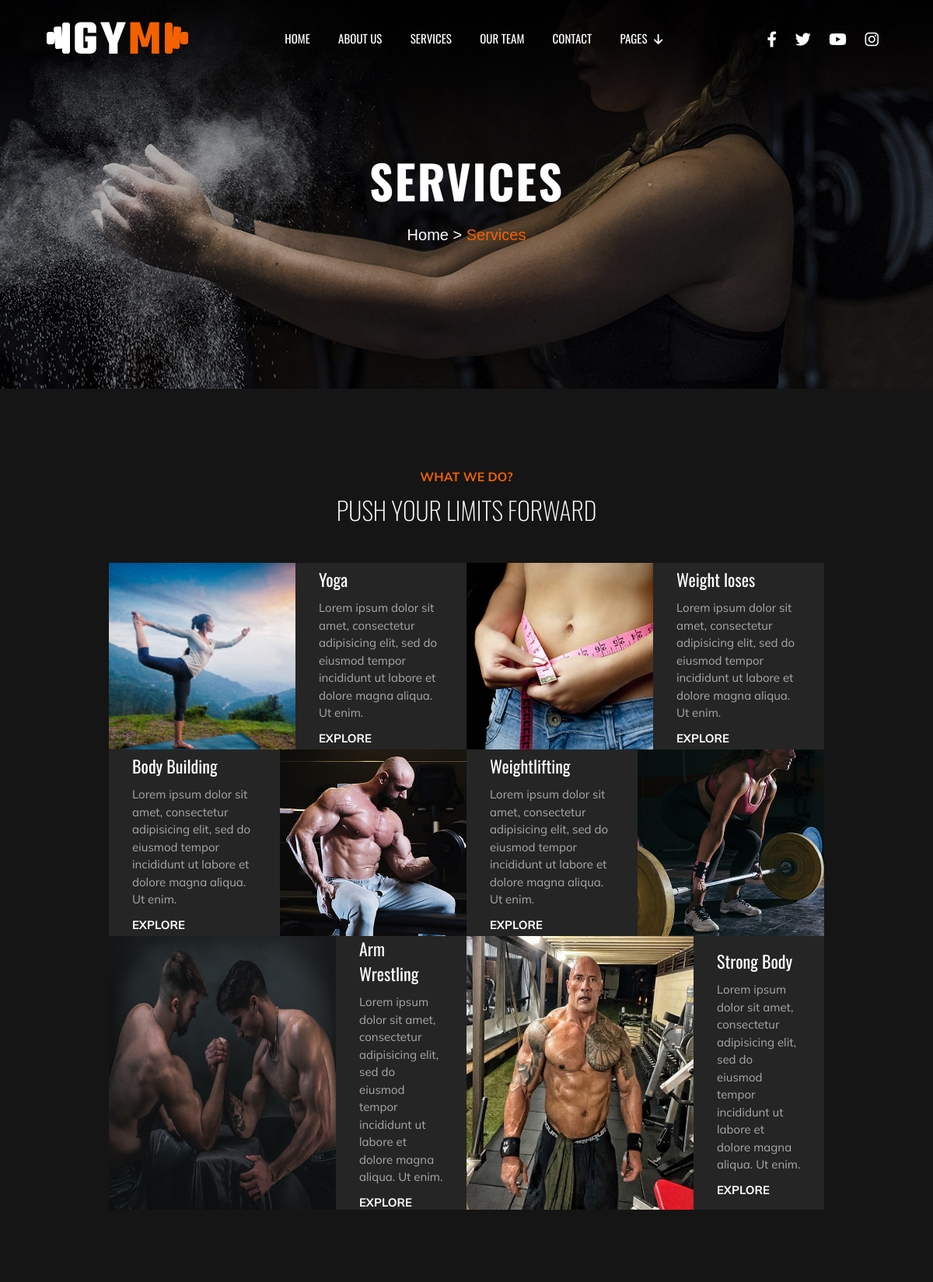
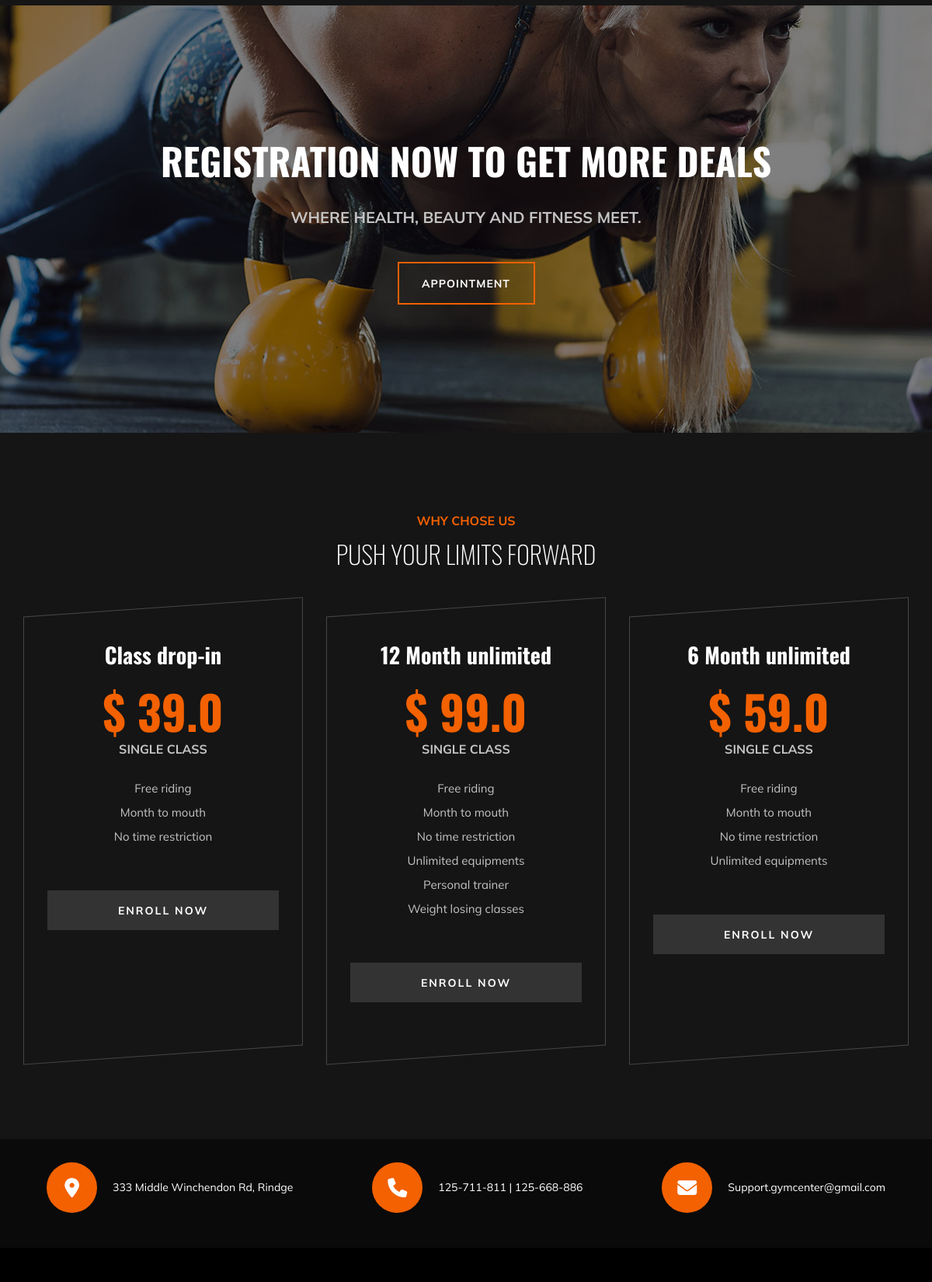
/services (upper part), run on the app's committed database (2 pictures, top to bottom).
### main/models.py (models this page shows, shortened)
class Header(models.Model):
    img = models.ImageField('Logo', upload_to='images')
    path1 = models.CharField('Path 1', max_length=50)
    path2 = models.CharField('Path 2', max_length=50)
    path3 = models.CharField('Path 3', max_length=50)
    path4 = models.CharField('Path 4', max_length=50)
    path5 = models.CharField('Path 5', max_length=50)
    path6 = models.CharField('Path 6', max_length=50)
    sub_path1 = models.CharField('Sub Path 1', max_length=50)
    sub_path2 = models.CharField('Sub Path 2', max_length=50)
    sub_path3 = models.CharField('Sub Path 3', max_length=50)
    social1 = models.CharField('Social 1', max_length=50)
    social2 = models.CharField('Social 2', max_length=50)
    social3 = models.CharField('Social 3', max_length=50)
    social4 = models.CharField('Social 4', max_length=50)
    social_link1 = models.URLField('Social Link 1')
    social_link2 = models.URLField('Social Link 2')
    social_link3 = models.URLField('Social Link 3')
    social_link4 = models.URLField('Social Link 4')
    class Meta:
        verbose_name = 'Header'
        verbose_name_plural = 'Header'

class Servicespage(models.Model):
    doc_title = models.CharField('Document Title', max_length=50)
    background = models.ImageField('Backgorund', upload_to='images')
    title = models.CharField('Title', max_length=50)
    path1 = models.CharField('Path 1', max_length=30)
    path2 = models.CharField('Path 2', max_length=30)
    class Meta:
        verbose_name = 'Servicespage'
        verbose_name_plural = 'Servicespage'

class Title(models.Model):
    colored_title1 = models.CharField('Colored Title 1', max_length=50)
    title1 = models.CharField('Title 1', max_length=50)
    colored_title2 = models.CharField('Colored Title 2', max_length=50)
    title2 = models.CharField('Title 2', max_length=50)
    colored_title3 = models.CharField('Colored Title 3', max_length=50)
    title3 = models.CharField('Title 3', max_length=50)
    colored_title4 = models.CharField('Colored Title 4', max_length=50)
    title4 = models.CharField('Title 4', max_length=50)
    colored_title5 = models.CharField('Colored Title 5', max_length=50)
    title5 = models.CharField('Title 5', max_length=50)
    colored_title6 = models.CharField('Colored Title 6', max_length=50)
    title6 = models.CharField('Title 6', max_length=50)
    colored_title7 = models.CharField('Colored Title 7', max_length=50)
    title7 = models.CharField('Title 7', max_length=50)
    colored_title8 = models.CharField('Colored Title 8', max_length=50)
    title8 = models.CharField('Title 8', max_length=50)
    colored_title9 = models.CharField('Colored Title 9', max_length=50)
    title9 = models.CharField('Title 9', max_length=50)

class Services(models.Model):
    trainer = models.ForeignKey('Team', on_delete=models.CASCADE)
    img = models.ImageField('Image', upload_to='images')
    title = models.CharField('Title', max_length=50)
    text = models.TextField('Text')
    btn_name = models.CharField('Button Name', max_length=40)
    to_check = models.BooleanField('Check Position', blank=True)
    text2 = models.TextField('Text 2')
    slug = models.SlugField('Slug', unique=True, blank=True)
    class Meta:
        verbose_name = 'Services'
        verbose_name_plural = 'Services'

class Appointment(models.Model):
    background = models.ImageField('Background', upload_to='images')
    title = models.CharField('Title', max_length=50)
    subtitle = models.CharField('Subtitle', max_length=60)
    btn_name = models.CharField('Button Name', max_length=40)
    class Meta:
        verbose_name = 'Appointment'
        verbose_name_plural = 'Appointment'

class Pricing(models.Model):
    title = models.CharField('Title', max_length=50)
    price = models.CharField('Price', max_length=20)
    subtitle = models.CharField('Subtitle', max_length=50)
    offer1 = models.CharField('Offer 1', max_length=50, blank=True)
    offer2 = models.CharField('Offer 2', max_length=50, blank=True)
    offer3 = models.CharField('Offer 3', max_length=50, blank=True)
    offer4 = models.CharField('Offer 4', max_length=50, blank=True)
    offer5 = models.CharField('Offer 5', max_length=50, blank=True)
    offer6 = models.CharField('Offer 6', max_length=50, blank=True)
    btn_name = models.CharField('Button Name', max_length=40)

class FooterContent(models.Model):
    icon = models.CharField('Icon', max_length=50)
    info = models.CharField('Info', max_length=200)
    class Meta:
        verbose_name = 'Footer Content'
        verbose_name_plural = 'Footer Content'

### main/views.py (the view)
# urls.py: path('services', views.services, name='services'),
def services(request):
    servicespage = Servicespage.objects.all()[0]
    return render(request, 'services.html', context={
        'header':double_content()[0],
        'footer_content':double_content()[1],
        'footer':double_content()[2],
        'titles':double_content()[3],
        'appointment':double_content()[4],
        'pricing':double_content()[5],
        'servicespage':servicespage,
        'services_content':double_content()[8],
        'random_class':double_content()[9]
    })

### main/views.py (called while the page is built)
def double_content():
    header = Header.objects.all()[0]
    footer_content = FooterContent.objects.all()
    footer = Footer.objects.all()[0]
    titles = Title.objects.all()[0]
    reason = Reason.objects.all()
    appointment = Appointment.objects.all()[0]
    pricing = Pricing.objects.all()
    team = Team.objects.all()
    services_content = Services.objects.all()
    random_class = choice(Services.objects.all())
    return [header, footer_content, footer, titles, appointment, pricing, reason, team, services_content, random_class]

### main/templates/services.html (shortened to what this page needs)
{% extends 'base.html' %}
    {% block body %}
    <div style="background-image: url({{ servicespage.background.url }});" class="page_title">
        <h1>{{ servicespage.title }}</h1>
        <p>{{ servicespage.path1 }} > <span>{{ servicespage.path2 }}</span></p>
    </div>
    <div class="services">
        <div class="title">
            <span>{{ titles.colored_title6 }}</span>
            <h2>{{ titles.title6 }}</h2>
        </div>
        <div class="services_container">
            {% for i in services_content %}
                <div style="{% if i.to_check %}flex-direction: row-reverse;{% endif %}" class="services_content">
                    <img src="{{ i.img.url }}" alt="">
                    <div>
                        <h4>{{ i.title }}</h4>
                        <p>{{ i.text }}</p>
                        <a href="{% url 'classes' i.slug %}">{{ i.btn_name }}</a>
                    </div>
                </div>
            {% endfor %}
        </div>
    </div>
    {% include 'inc/_appointment.html' %}
    {% include 'inc/_pricing.html' %}
    {% endblock %}

### main/templates/base.html (shortened to what this page needs)
{% load static %}
<!DOCTYPE html>
<html lang="en">
<head>
    <link rel="stylesheet" href="{% static 'css/icon.css' %}">
    <link rel="stylesheet" href="{% static 'css/style.css' %}">
    <link rel="stylesheet" href="https://cdn.jsdelivr.net/npm/swiper@10/swiper-bundle.min.css" />
</head>
<body>
    <header>
        <div class='header_container'>
            <img width='182px' height='41px' src="{{ header.img.url }}" alt="" />
            <ul class="list">
                <li><a href="{% url 'index' %}">{{ header.path1 }}</a></li>
                <li><a href="{% url 'about' %}">{{ header.path2 }}</a></li>
                <li><a href="{% url 'services' %}">{{ header.path3 }}</a></li>
                <li><a href="{% url 'team' %}">{{ header.path4 }}</a></li>
                <li><a href="{% url 'contact' %}">{{ header.path5 }}</a></li>
                <li onclick="dropdown()"><a> {{ header.path6 }} <i style="margin-left: 5px;" class="fa-solid fa-arrow-down"></i>
                </a>
                </li>
            </ul>
            <div class="social">
                <a href="{{ header.social_link1 }}"><i class="{{ header.social1 }}"></i></a>
                <a href="{{ header.social_link2 }}"><i class="{{ header.social2 }}"></i></a>
                <a href="{{ header.social_link3 }}"><i class="{{ header.social3 }}"></i></a>
                <a href="{{ header.social_link4 }}"><i class="{{ header.social4 }}"></i></a>
            </div>
        </div>
    </header>
    {% block body %}{% endblock body %}
    <div class="info">
        <div class="info_container">
            {% for i in footer_content %}
                <div class="info_content">
                    <span><i class="{{ i.icon }}"></i></span>
                    <p>{{ i.info }}</p>
                </div>
            {% endfor %}
        </div>
    </div>
    <footer>
    </footer>
</body>
</html>

### main/templates/inc/_appointment.html
<div style="background-image: url({{ appointment.background.url }});" class="appointment">
    <div class="appointment_container">
        <h2>{{ appointment.title }}</h2>
        <h5>{{ appointment.subtitle }}</h5>
        <a href="{% url 'contact' %}"><button>{{ appointment.btn_name }}</button></a>
    </div>
</div>

### main/templates/inc/_pricing.html
<div class="pricing">
    <div class="title">
        <span>{{ titles.colored_title1 }}</span>
        <h2>{{ titles.title1 }}</h2>
    </div>
    <div class="pricing_container">
        {% for i in pricing %}
            <div class="pricing_rotated_content">
                <div class="pricing_content">
                        <h2>{{ i.title }}</h2>
                    <h1>{{ i.price }}</h1>
                    <span>{{ i.subtitle }}</span>
                    <ul>
                        <li>{{ i.offer1 }}</li>
                        <li>{{ i.offer2 }}</li>
                        <li>{{ i.offer3 }}</li>
                        <li>{{ i.offer4 }}</li>
                        <li>{{ i.offer5 }}</li>
                        <li>{{ i.offer6 }}</li>
                    </ul>
                    <a href="{% url 'contact' %}"><button style="cursor: pointer;">{{ i.btn_name }}</button></a>
                </div>
            </div>
        {% endfor %}
    </div>
</div>

### data on the page
Header: img (picture), path1 "HOME", path2 "ABOUT US", path3 "SERVICES", path4 "OUR TEAM", path5 "CONTACT", path6 "PAGES"
Servicespage: background (picture), title "SERVICES", path1 "Home", path2 "Services"
Title: colored_title6 "WHAT WE DO?", title6 "PUSH YOUR LIMITS FORWARD", colored_title1 "WHY CHOSE US", title1 "PUSH YOUR LIMITS FORWARD"
Services: img (picture), title "Yoga", text "Lorem ipsum dolor sit amet, consectetur adipisicing elit, sed do eiusmod tempor incididunt ut labore et dolore magna aliqua. Ut enim.", btn_name "EXPLORE"
Services: img (picture), title "Weight loses", text "Lorem ipsum dolor sit amet, consectetur adipisicing elit, sed do eiusmod tempor incididunt ut labore et dolore magna aliqua. Ut enim.", btn_name "EXPLORE"
Services: img (picture), title "Body Building", text "Lorem ipsum dolor sit amet, consectetur adipisicing elit, sed do eiusmod tempor incididunt ut labore et dolore magna aliqua. Ut enim.", btn_name "EXPLORE"
Services: img (picture), title "Weightlifting", text "Lorem ipsum dolor sit amet, consectetur adipisicing elit, sed do eiusmod tempor incididunt ut labore et dolore magna aliqua. Ut enim.", btn_name "EXPLORE"
Services: img (picture), title "Arm Wrestling", text "Lorem ipsum dolor sit amet, consectetur adipisicing elit, sed do eiusmod tempor incididunt ut labore et dolore magna aliqua. Ut enim.", btn_name "EXPLORE"
Services: img (picture), title "Strong Body", text "Lorem ipsum dolor sit amet, consectetur adipisicing elit, sed do eiusmod tempor incididunt ut labore et dolore magna aliqua. Ut enim.", btn_name "EXPLORE"
Appointment: background (picture), title "REGISTRATION NOW TO GET MORE DEALS", subtitle "WHERE HEALTH, BEAUTY AND FITNESS MEET.", btn_name "APPOINTMENT"
Pricing: title "Class drop-in", price "$ 39.0", subtitle "SINGLE CLASS", offer1 "Free riding", offer2 "Month to mouth", offer3 "No time restriction", btn_name "ENROLL NOW"
Pricing: title "12 Month unlimited", price "$ 99.0", subtitle "SINGLE CLASS", offer1 "Free riding", offer2 "Month to mouth", offer3 "No time restriction", offer4 "Unlimited equipments", offer5 "Personal trainer", offer6 "Weight losing classes", btn_name "ENROLL NOW"
Pricing: title "6 Month unlimited", price "$ 59.0", subtitle "SINGLE CLASS", offer1 "Free riding", offer2 "Month to mouth", offer3 "No time restriction", offer4 "Unlimited equipments", btn_name "ENROLL NOW"
FooterContent: info "333 Middle Winchendon Rd, Rindge"
FooterContent: info "125-711-811 | 125-668-886"
FooterContent: info "Support.gymcenter@gmail.com"
